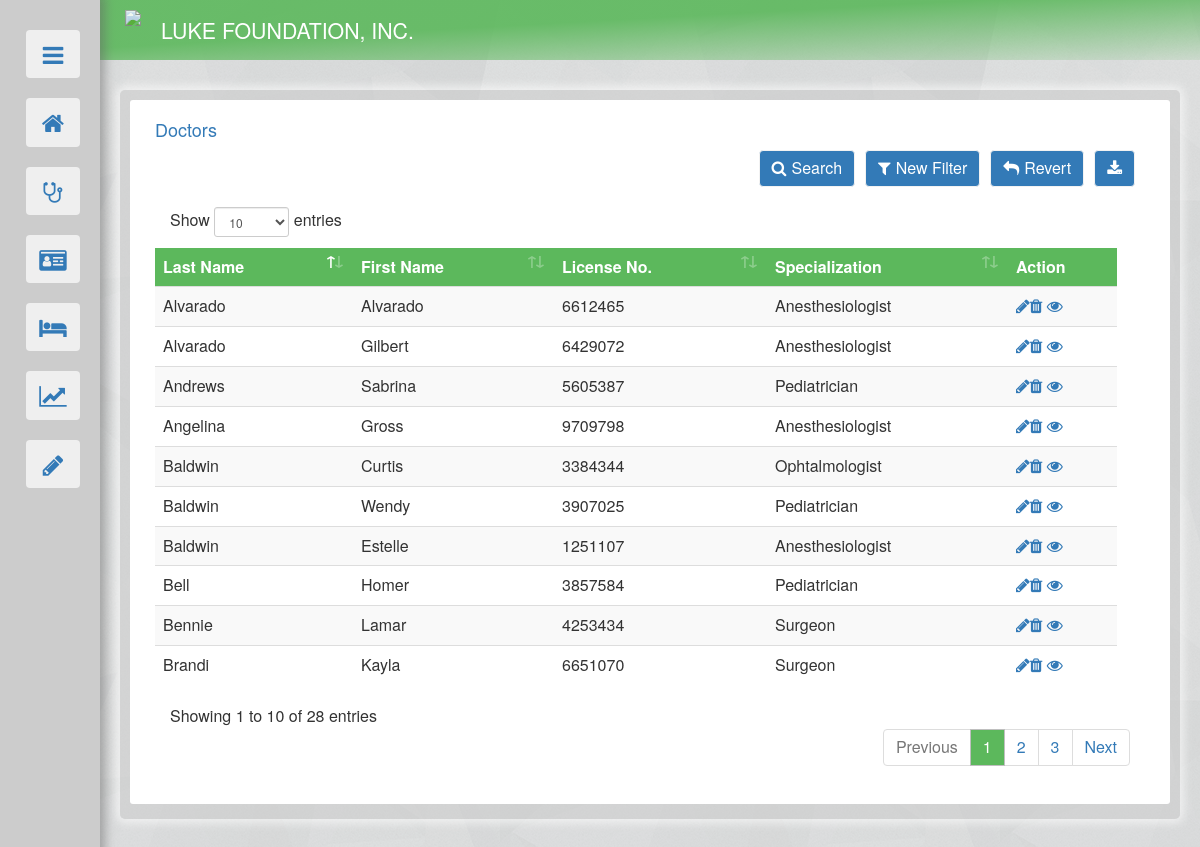
Screenshot of /doctors2.php with the database file from the repository.
### tables this page shows
create table DOCTOR(
	DOC_LICENSE_NUM  CHAR(7) NOT NULL UNIQUE,
	LAST_NAME VARCHAR(20) NOT NULL,
	FIRST_NAME VARCHAR(20)  NOT NULL,
	ADDRESS VARCHAR(50),
	SPECIALIZATION VARCHAR(25),
	VISIBLE CHAR(1),
	PRIMARY KEY (DOC_LICENSE_NUM)
);

### doctors2.php (the view, shortened to what this page needs)
<!DOCTYPE html>
<html>
	<head>
		<link href="references/bootstrap.min.css" rel="stylesheet"/>
		<link rel="stylesheet" href="references/font-awesome.min.css">
		<link rel="stylesheet" type="text/css" href="theme2.css">
		<link rel="stylesheet" href="references/dataTables.bootstrap4.min.css"/>
	</head>
	<body style="justify-content: center;">
		<?php include("nav.php"); ?>
		<div id="body">
			<div class="container-fluid" id="outer">
				<?php
					include("dbconnect.php");
					$FN_MAX = 15;
					$LN_MAX = 20;
					$LIC_LENG = 7;
					$ADDR_MAX = 50;
				?>
				<div class="container-fluid" id="basic" >
					<div id="inner" >
						<div class="container-fluid" >
							<h4 style="color:#337ab7;">Doctors</h4>
						</div>
						<div class="container-fluid" >
							<div>
								<div class="container-fluid">
									<ul class="list-group">
										<?php
											$DEFAULT = 0;
											if(isset($_POST["filter_check"])){
												$F_SC = "";
												if(isset($_POST["FSC"])){
													if(strlen($_POST["FSC"])>0){
														$F_SC1 = $_POST["FSC"];
													}
													if(strlen($F_SC1)>1){
														$F_SC = 'SPECIALIZATION="'.$F_SC1.'"';
														$filter = " WHERE ".$F_SC." AND VISIBLE='T'";
													}else {
														$filter = "WHERE VISIBLE='T'";
													}
												}
											} else {
												$filter = "WHERE VISIBLE='T'";
											}
											$D_query = "SELECT * FROM DOCTOR $filter order by LAST_NAME asc";
											$output = $mydatabase->query($D_query);
											if($DEFAULT==0){
												include("doctors_filter.php");
												if ($output->num_rows > 0) {
													echo '<div id="tableCon"><table id="docdat" class="table table-striped row">
															<thead>
																<tr id="tophead">
																<td style="color:#ffffff">'.'Last Name'.'</th>
																<td style="color:#ffffff">'.'First Name'.'</th>
																<td style="color:#ffffff">'.'License No.'.'</th>
																<td style="color:#ffffff">'.'Specialization'.'</th>
																<td style="color:#ffffff">'.'Action'.'</th>
																</tr>
															</thead>';
													while($row = $output->fetch_assoc()) {
														echo 	'<tr id='.$row["DOC_LICENSE_NUM"].'>
																	<td>'.$row["LAST_NAME"].'</td>
																	<td>'.$row["FIRST_NAME"].'</td>
																	<td>'.$row["DOC_LICENSE_NUM"].'</td>
																	<td>'.$row["SPECIALIZATION"].'</td>
																	<td>
																		<a href="'.'doctors2.php'.'?profilepage='.$row["DOC_LICENSE_NUM"].'"><span class="fa fa-pencil" title="Edit"></span></a>';
																		if ($row["VISIBLE"]=='T') {
																			echo '<a role="button" id="'.$row["DOC_LICENSE_NUM"].'" onclick="outer_close(this.id)"><span class="fa fa-trash" title="Make Inactive"></span></a>';
																		}else{
																			echo '<a role="button" id="'.$row["DOC_LICENSE_NUM"].'" onclick="outer_close(this.id)"><span class="fa fa-trash" title="Make Active"></span></a>';
																		}
														echo'				<a href="'.'doctors.php'.'?profilepage='.$row["DOC_LICENSE_NUM"].'">'.'<span class="fa fa-eye" title="See full detail"></span></a>
																	</td>
																</tr>';
													}
													echo 	'</table></div>';
												} else { echo "No Records."; }
											}else if ($DEFAULT==1) {
												$query = "SELECT s.CASE_NUM, s.SURG_DATE, s.SURG_ADDRESS, p.PAT_ID_NUM, p.PAT_FNAME, p.PAT_LNAME FROM SURGERY s, EYEPATIENT p WHERE s.PAT_ID_NUM=p.PAT_ID_NUM ORDER BY SURG_DATE DESC";
												$output1 = $mydatabase->prepare("SELECT * FROM DOCTOR where DOC_LICENSE_NUM = '$profile_p' ");
												$output1->execute();
												$line1 = $output1->get_result();
												$dataline = $line1->fetch_assoc();
												$output2 = $mydatabase->query($query);
												$D_NAME = $dataline["FIRST_NAME"].' '.$dataline["LAST_NAME"];
												$D_DLN = $dataline["DOC_LICENSE_NUM"];
												$D_LN = $dataline["LAST_NAME"];
												$D_FN = $dataline["FIRST_NAME"];
												$D_A = $dataline["ADDRESS"];
												$D_SP = $dataline["SPECIALIZATION"];
												$SPEC_choice = array('Select specialization', 'Pediatrician','Ophthalmologist','Anesthesiologist','Surgeon','Internist');
												echo '<div>
														<div class="container-fluid">
															<h3>Dr. '.$D_NAME.'</h3>
															<div class="panel panel-default" style="padding-bottom:10px;">
																<div class="panel-heading" id="tophead1">Doctor Information</div>
																<div class="panel-body row" style="margin:0px; padding:5px 10px;">
																	<div class="col-md-3" style="font-weight:bold;">License Number</div>
																	<div class="col-md-9">'.$D_DLN.'</div>
																</div>
																<div class="panel-body row" style="margin:0px; padding:5px 10px;">
																	<div class="col-md-3" style="font-weight:bold;">Address</div>
																	<div class="col-md-9">'.$D_A.'</div>
																</div>
																<div class="panel-body row" style="margin:0px; padding:5px 10px;">
																	<div class="col-md-3" style="font-weight:bold;">Specialization</div>
																	<div class="col-md-9">'.$D_SP.'</div>
																</div>
															</div>';
															if($output2->num_rows > 0){
																	echo '<div class="" style="margin:10px 20px; padding: 0px 0px 10px 0px;"><hr style="border-color:#337ab7;"></div>
																		<div class="well" style="width: 100%; float: left; color:#337ab7; font-weight:bold; text-align:center;">Surgeries Attended</div>';
																echo		'<table class="table table-striped ">
																		<thead>
																			<tr id="tophead" style="background-color:#337ab7 ;">
																			<td style="color:#ffffff">'.'Date'.'</th>
																			<td style="color:#ffffff">'.'Patient'.'</th>
																			<td style="color:#ffffff">'.'Address'.'</th>
																			<td style="color:#ffffff">'.'Action'.'</th>
																			</tr>
																		</thead>';
																		while($dataline2 = $output2->fetch_assoc()) {
																			echo 	'<tr>
																						<td>'.$dataline2["SURG_DATE"].'</td>
																						<td><a style="text-decoration:none;" href="patient.php?profilepage='.$dataline2["PAT_ID_NUM"].'""><span class="fa fa-external-link" title="View patient"></span> <span style="color:#000000;">'.$dataline2["PAT_FNAME"].' '.$dataline2["PAT_LNAME"].'</span></a></td>
																						<td>'.$dataline2["SURG_ADDRESS"].'</td>
																						<td>
																							<a href=""><span class="fa fa-pencil" title="Edit"></span></a>
																							<a href=""><span class="fa fa-trash" title="Delete"></span></a>
																							<a href="'.'surgery.php'.'?profilepage='.$dataline2["CASE_NUM"].'">'.'<span class="fa fa-eye" title="See full detail"></span></a>
																						</td>
																					</tr>';
																		}
																		echo				'</table>
																				</div>
																			</div>';
															}else{
																echo "<div style='text-align:center; padding: 20px;'> No Records. </div>";
															}
												echo '<div id="link_buttons">
														<button class="btn btn-default" id="del_button" value="doctors" data-toggle="modal" data-target="#confirm_this" style="margin-left:15px;"> <span class="fa fa-trash" style="font-size:15px;"></span> Delete </button>
														<button type="button" id="modal" class="btn btn-default" data-toggle="modal" data-target="#EditBox" style="margin-left:10px;"><span class="fa fa-edit" style="font-size:15px;"></span> Edit</button>
														<div style="text-align:right;"><a role="button" class="btn" id="go" style="margin-right:15px;" href="doctors.php">Back</a></div>
													</div>';
												echo '<div class="modal fade" id="EditBox" role="dialog" style="top:50px;">
														<div class="modal-dialog modal-lg">';
												echo 		'<div class="modal-content">
																<div class="modal-header">
																	<button type="button" class="close" data-dismiss="modal">&times;</button>
																	<h4 class="modal-title">Edit Record</h4>
																</div>
																<div class="modal-body">';
												echo 				'<div class="container-fluid">
																		<form method="post" id="updating">
																			<p style="margin-bottom: 20px; color:#666666;">
																				Please do not leave the required<span style="color: #d9534f">*</span> fields blank.
																			</p>
																			<div class="container-fluid" style="margin-bottom: 10px;">
																				<label for="F_NAME" style="width: 175px; float: left; ">First Name<span style="color: #d9534f">*</span> </label>
																				<input type="text" class="form-control" id="F_NAME" maxlength="'.$FN_MAX.'" name="F_NAME" value="'.$D_FN.'" style="width: 150px; float: left;" required >
																			</div>
																			<div class="container-fluid" style="margin-bottom: 10px;">
																				<label for="L_NAME" style="width: 175px; float: left; ">Last Name<span style="color: #d9534f">*</span> </label>
																				<input type="text" class="form-control" id="L_NAME" maxlength="'.$LN_MAX.'" name="L_NAME" value="'.$D_LN.'" style="width: 150px; float: left;" required >
																			</div>
																			<div class="container-fluid" style="margin-bottom: 10px;">
																				<label for="LICENSE_NUM" style="width: 175px; float: left; ">License Number<span style="color: #d9534f">*</span> </label>
																				<input pattern="\d{5,7}" type="text" class="form-control" id="LICENSE_NUM" maxlength="'.$LIC_LENG.'" name="LICENSE_NUM" value="'.$D_DLN.'" style="width: 90px; float: left;" required >
																			</div>
																			<div class="container-fluid" style="margin-bottom: 10px;">
																				<label for="ADDRESS" style="width: 175px; float: left; ">Address </label>
																				<input type="text" class="form-control" id="ADDRESS" maxlength="'.$ADDR_MAX.'" name="ADDRESS" value="'.$D_A.'" style="max-width: 450px; float: left;">
																			</div>
																				<div class="container-fluid" style="margin-bottom: 10px;">
																					<label for="SPECIALIZATION" style="width: 175px; float: left; ">Specialization</label>
																					<select class="form-control" id="SPECIALIZATION" name="SPECIALIZATION" style="max-width: 250px; float: left;">';
																					for ($spec=0; $spec < sizeof($SPEC_choice); $spec++) {
																						if($spec==0){
																							echo '<option value = "">-Select specialization-</option>';
																						}else{
																							if($D_SP==$SPEC_choice[$spec]){
																								echo '<option value = "'.$SPEC_choice[$spec].'" selected>'.$SPEC_choice[$spec].'</option>';
																							}else{
																								echo '<option value = "'.$SPEC_choice[$spec].'">'.$SPEC_choice[$spec].'</option>';
																							}
																						}
																					}
																					echo '</select>
																			</div>
																				<div class="text-center" style="margin-top: 20px;">
																				<button type="submit" onclick="update()" class="btn btn-default" value="'.$D_DLN.'" name="doctors_update">Update</button>
																			</div>
																		</form>
																	</div>';
												echo 			'</div>
																<div class="modal-footer">
																	<button type="button" class="btn btn-default" data-dismiss="modal" >Cancel</button>
																	</div>
																</div>';
												echo 			'<script>
																	function update() {
																		var license = document.getElementById("LICENSE_NUM").value;
																		document.getElementById("updating").action = "doctors.php?profilepage="+license;
																	}
																</script>
															</div>
														</div>';
											}else if($DEFAULT==2){
												$vis='F';
												$del = "UPDATE DOCTOR SET VISIBLE='$vis' WHERE DOC_LICENSE_NUM = '$delete_p' ";
												if ($mydatabase->query($del) === TRUE) {
													echo "Record Inactivated.";
													echo '<div class="row" style="text-align:right;"><a role="btn" class="btn" id="go"  href="'.'doctors.php'.'">Back</a></div>';
												} else {
													echo '<div style="margin-top:10px;" class="alert alert-danger alert-dismissable"><a class="close" data-dismiss="alert" aria-label="close">&times;</a>
														<p><strong>Cannot Inactivate Record</strong></p>
														<p>Error Inactivating record: '.$mydatabase->error.'</p></div>';
													echo '<div class="row" style="text-align:right;"><a role="btn" class="btn" id="go"  href="'.'doctors.php'.'">Back</a></div>';
												}
											}else if($DEFAULT==4){
												if(strlen($print_p)>1){
													echo '<div style="margin-top:20px;"></div>';
													$outputpage = $mydatabase->prepare("SELECT * FROM DOCTOR WHERE DOC_LICENSE_NUM = '$print_p' ");
													$outputpage -> execute();
													$ppage = $outputpage->get_result();
													$printline = $ppage->fetch_assoc();
													echo '<div>
													<div class="container-fluid" style="width:100%; float:left;">
													<div class="container-fluid" style="width: 70%; float:left; margin:0px;">
														<div style="width:100%; margin-bottom:10px;"><h4> Dr. '.$printline["FIRST_NAME"].' '.$printline["LAST_NAME"].'</h5></div>
													</div>
														<hr>
													<div class="container-fluid" style="width: 70%; float:left; margin:0px;">
														<div id="pr_label">License Number: </div>
														<div id="pr_body" >'.$printline["DOC_LICENSE_NUM"].'</div>
														<div id="pr_label">Specialization: </div>
														<div id="pr_body" >'.$printline["SPECIALIZATION"].'</div>
														<div id="pr_label">Address: </div>
														<div id="pr_body" >'.$printline["ADDRESS"].'</div>
													</div>
													</div>';
													$Print_query = "SELECT * FROM SURGERY s WHERE SURG_LICENSE_NUM = '$print_p' OR SURG_LICENSE_NUM1 = '$print_p' OR SURG_LICENSE_NUM2 = '$print_p' OR INTERNIST = '$print_p' OR INTERNIST1 = '$print_p' OR INTERNIST2 = '$print_p' OR ANESTHESIOLOGIST = '$print_p' ORDER by SURG_DATE desc";
													$outprint = $mydatabase->query($Print_query);
													if ($outprint->num_rows>0) {
														echo '<div class="container-fluid" style="width:100%; float:left; margin:20px 0px;">
															<table class="table table-condensed table-bordered">
																	<thead>
													      <tr style="background-color:#f9f9f9;">
													    			<th colspan="5" style="text-align:center; padding:10px;">Surgeries Attended</th>
													      </tr>
													    </thead>
													    <tbody>
													      <tr >
													      		<th>Date</th>
													        <th>Case Number</th>
													        <th>Patient</th>
													        <th>Visual Impairment</th>
													        <th>Address</th>
													      </tr>';
													      while($dataprint = $outprint->fetch_assoc()) {
													      	echo '<tr>
													      		<td>'.$dataprint["SURG_DATE"].'</td>
													        <td>'.$dataprint["CASE_NUM"].'</td>';
													        $PAT_ID_P = $dataprint["PAT_ID_NUM"];
																					$PAT_GET = $mydatabase->prepare("SELECT PAT_FNAME, PAT_LNAME FROM EYEPATIENT WHERE PAT_ID_NUM='$PAT_ID_P'");
																					$PAT_GET->execute();
																					$PAT_TAKE = $PAT_GET->get_result();
																					$PAT_P = $PAT_TAKE->fetch_assoc();
													        echo '<td>'.$PAT_P["PAT_FNAME"].' '.$PAT_P["PAT_LNAME"].'</td>
													        <td>'.$dataprint["VISUAL_IMPARITY"].'</td>
													        <td>'.$dataprint["SURG_ADDRESS"].'</td>
													      </tr>';
													      }
													    echo '</tbody>
													  </table>
														</div>
														<div style="float:left; width:100%; padding-bottom:20px;"></div>
														</div>';
												}
												}else{
													echo 'No print page available.';
												}
											}
										?>
									</ul>
								</div>
							</div>
						</div>
					</div>
				</div>
			</div>
		</div>
	</body>
</html>

### rows the page displays
doctor: LAST_NAME "Alvarado", FIRST_NAME "Alvarado", DOC_LICENSE_NUM "6612465", SPECIALIZATION "Anesthesiologist"
doctor: LAST_NAME "Alvarado", FIRST_NAME "Gilbert", DOC_LICENSE_NUM "6429072", SPECIALIZATION "Anesthesiologist"
doctor: LAST_NAME "Andrews", FIRST_NAME "Sabrina", DOC_LICENSE_NUM "5605387", SPECIALIZATION "Pediatrician"
doctor: LAST_NAME "Angelina", FIRST_NAME "Gross", DOC_LICENSE_NUM "9709798", SPECIALIZATION "Anesthesiologist"
doctor: LAST_NAME "Baldwin", FIRST_NAME "Curtis", DOC_LICENSE_NUM "3384344", SPECIALIZATION "Ophtalmologist"
doctor: LAST_NAME "Baldwin", FIRST_NAME "Wendy", DOC_LICENSE_NUM "3907025", SPECIALIZATION "Pediatrician"
doctor: LAST_NAME "Baldwin", FIRST_NAME "Estelle", DOC_LICENSE_NUM "1251107", SPECIALIZATION "Anesthesiologist"
doctor: LAST_NAME "Bell", FIRST_NAME "Homer", DOC_LICENSE_NUM "3857584", SPECIALIZATION "Pediatrician"
doctor: LAST_NAME "Bennie", FIRST_NAME "Lamar", DOC_LICENSE_NUM "4253434", SPECIALIZATION "Surgeon"
doctor: LAST_NAME "Brandi", FIRST_NAME "Kayla", DOC_LICENSE_NUM "6651070", SPECIALIZATION "Surgeon"
